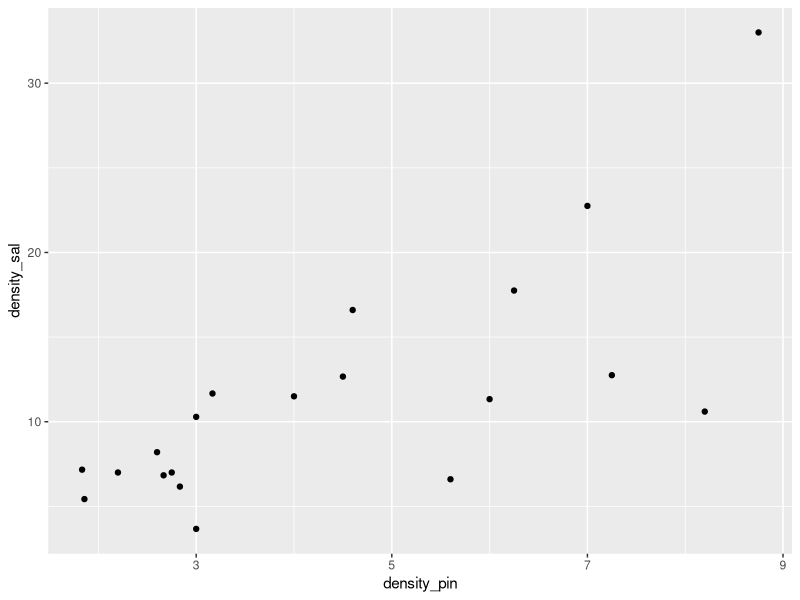
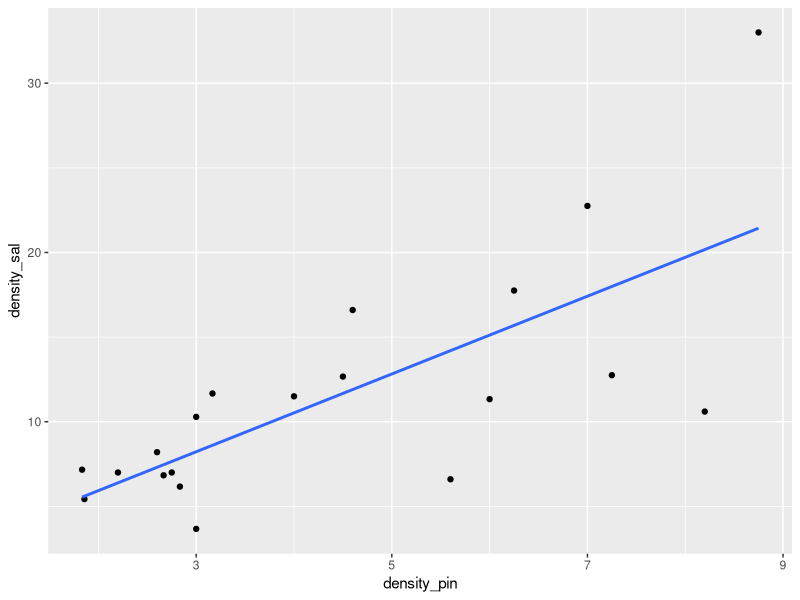
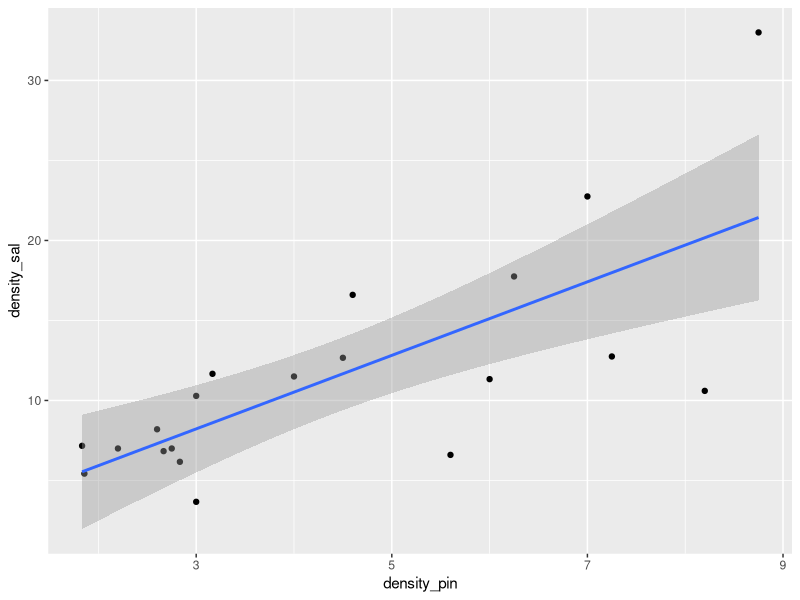

Write the R code that produced these figures, in order.
require(data.table)
require(ggplot2)


dat = fread("in_class_activities/quab.csv")


# Normalize by plot area ----
# Salanamders per hectare
dat[, density_sal := salamander_counts / plot_area]

# pines per hectare
dat[, density_pin := pine_counts / plot_area]

# g1 = ggplot(dat, aes(x = density_pin, y = density_sal, colour = plot_id))
g1 = ggplot(dat, aes(x = density_pin, y = density_sal))

# Simple scatterplot
g1 + geom_point()


# fit a slr ----
fit1 = lm(density_sal ~ density_pin, data = dat)
summary(fit1)


g1 + geom_point() + geom_smooth(method = "lm", se = FALSE)

# With standard errors
g1 + geom_point() + geom_smooth(method = "lm")













# Blue-spotted salamander Ambystoma laterale
# https://www.mass.gov/files/documents/2017/09/29/quabbinnaturalcommunities.pdf
# http://www.conservewildlifenj.org/species/spotlight/bluespotted/

# oak_density  = c(55, 12)
# oak_density  = runif(n_tables, 10, 30)
# beta_oak = -0.03
# data[, plot_area := rpois(n_tables, mean_plot_size)
# data[, oak_counts := rpois(n_tables, oak_density)]
# data[, oak_density := oak_counts / plot_area]                      
# data[, salamander_pop := round(runif(n_tables, 0.9, 1.1) * (beta_oak * oak_density + beta_pine * pine_density) * plot_area)]
# 
# n_tables = 20
# min_plot_size = 3
# max_plot_size = 7
# 
# 
# set.seed(12345)
# 
# pine_density = runif(n_tables, 10, 30)
# beta_pine = 2.5
# 
# quabbin_total_area = 2.9e4
# 
# data = data.table()
# 
# 
# data[, plot_area := round(runif(n_tables, min_plot_size, max_plot_size))]
# data[, pine_counts := rpois(n_tables, pine_density)]
# data[, pine_density := pine_counts / plot_area]                      
# data[, salamander_counts := round(runif(n_tables, 0.4, 1.6) * (beta_pine * pine_density) * plot_area)]
# data[, salamander_dens := salamander_counts / plot_area]
# data[, plot_id := 1:n_tables]
# 
# data[, hist(pine_counts)]
# data[, hist(pine_density)]
# data[, dotchart(pine_counts, xlab = "Number of pines", ylab = "Sample Plot ID", labels = 1:nrow(data))]
# data[, dotchart(pine_density, xlab = "Pines per hectare", ylab = "Sample Plot ID", labels = 1:nrow(data))]
# 
# head(data)
# data2 = data[, .(plot_id, plot_area, salamander_counts, pine_counts, salamander_dens, pine_density)]
# 
# 
# fit1 = data[, lm(salamander_dens ~ pine_density)]
# 
# data[, plot(pine_density, salamander_dens, ylim = c(0, max(salamander_dens)))]
# summary(fit1)
# abline(fit1)





























# fwrite(data2, "in_class_activities/quabbin_salamanders.csv")






# data[, plot(pine_counts, salamander_pop, ylim = c(0, max(salamander_pop)))]
# summary(fit2)
# summary(fit3)
# fit1 = data[, lm(salamander_dens ~ oak_density )]
# fit3 = data[, lm(salamander_dens ~ oak_density + pine_density)]
# data[, plot(oak_counts, salamander_pop, ylim = c(0, max(salamander_pop)))]
# data[, plot(oak_density, salamander_dens, ylim = c(0, max(salamander_dens)))]
# 
# 
